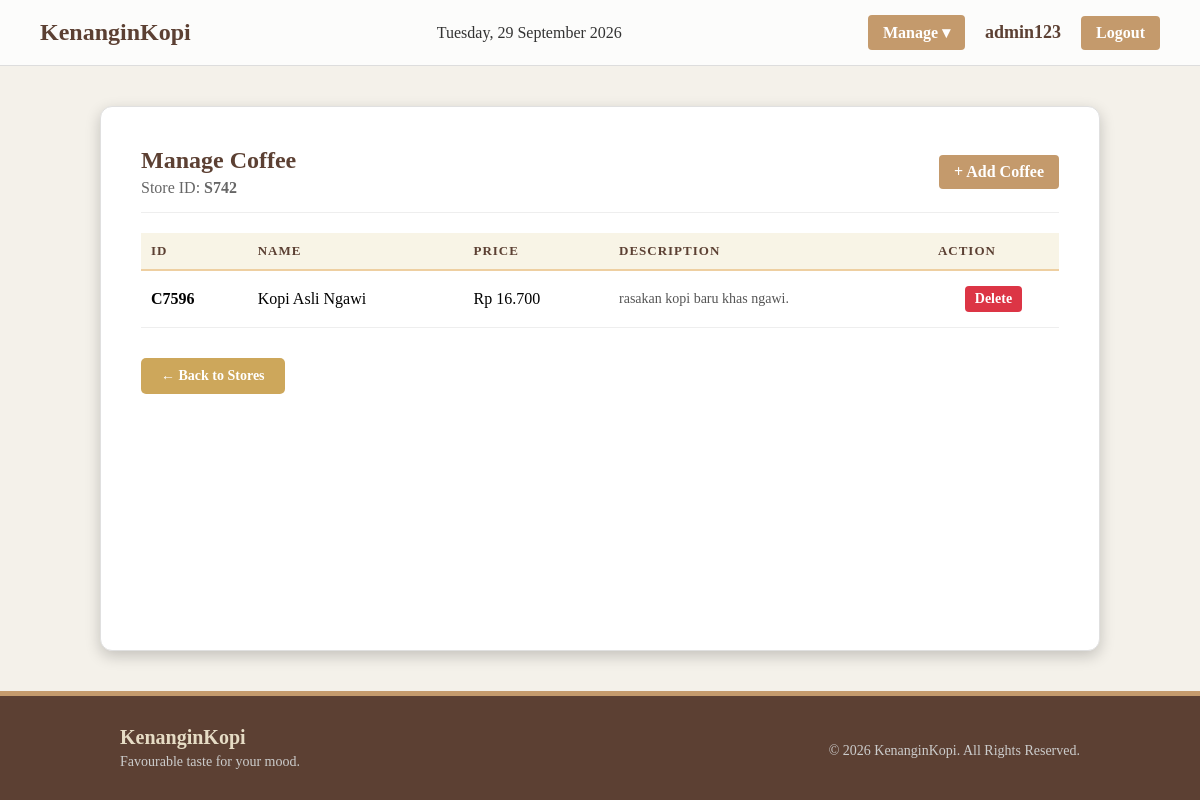
/manage_coffee.php?store_id=S742 (signed in), run on the app's committed database.
### tables this page shows
CREATE TABLE `storecoffee` (
  `StoreID` char(5) NOT NULL,
  `CoffeeID` char(5) NOT NULL,
  `Price` decimal(8,2) NOT NULL
);

CREATE TABLE `coffee` (
  `CoffeeID` char(5) NOT NULL,
  `CoffeeName` varchar(50) NOT NULL,
  `CoffeeDesc` varchar(100) NOT NULL
);

### manage_coffee.php (the view, shortened to what this page needs)
<?php
include 'connection.php';
$storeID = $_GET['store_id'];
$query = "SELECT c.*, sc.Price FROM Coffee c
          JOIN StoreCoffee sc ON c.CoffeeID = sc.CoffeeID
          WHERE sc.StoreID = '$storeID'";
$result = mysqli_query($conn, $query);
?>
<!DOCTYPE html>
<html lang="en">
<head>
    <link rel="stylesheet" href="style.css">
</head>
<body>
    <?php include 'navbar.php'; ?>
    <div class="content-wrapper">
        <div class="content-box">
            <div style="display: flex; justify-content: space-between; align-items: center; margin-bottom: 20px; border-bottom: 1px solid #eee; padding-bottom: 15px;">
                <div>
                    <h2 style="margin: 0; color: #5c4033;">Manage Coffee</h2>
                    <p style="margin: 5px 0 0 0; color: #666;">Store ID: <b><?php echo $storeID; ?></b></p>
                </div>
                <a href="add_coffee.php?store_id=<?php echo $storeID; ?>" class="btn-login" style="text-decoration: none;">+ Add Coffee</a>
            </div>
            <table class="table-cart">
                <thead>
                    <tr>
                        <th>ID</th>
                        <th>Name</th>
                        <th>Price</th>
                        <th>Description</th>
                        <th>Action</th>
                    </tr>
                </thead>
                <tbody>
                    <?php if (mysqli_num_rows($result) > 0): ?>
                        <?php while($row = mysqli_fetch_assoc($result)): ?>
                        <tr>
                            <td><b><?php echo $row['CoffeeID']; ?></b></td>
                            <td><?php echo $row['CoffeeName']; ?></td>
                            <td>Rp <?php echo number_format($row['Price'], 0, ',', '.'); ?></td>
                            <td style="font-size: 14px; color: #555;"><?php echo $row['CoffeeDesc']; ?></td>
                            <td style="text-align: center;">
                                <form method="POST" onsubmit="return confirm('Are you sure you want to delete this coffee?');">
                                    <button type="submit" name="delete_coffee" class="btn-delete">Delete</button>
                                </form>
                            </td>
                        </tr>
                        <?php endwhile; ?>
                    <?php endif; ?>
                </tbody>
            </table>
            <div style="margin-top: 30px;">
                <a href="manage_store.php" style="
                    display: inline-block;
                    padding: 10px 20px;
                    background-color: #c59940da;
                    color: white;
                    text-decoration: none;
                    border-radius: 5px;
                    font-weight: bold;
                    font-size: 14px;
                ">← Back to Stores</a>
            </div>
        </div>
    </div>
<?php include 'footer.php'; ?>
</body>
</html>

### style.css (style rules this page uses)
* { box-sizing: border-box; font-family: 'Times New Roman', serif; }
body { margin: 0; padding: 0; background-color: #f4f1ea; font-family: 'Segoe UI', Tahoma, Geneva, Verdana, sans-serif; display: flex; flex-direction: column; min-height: 100vh; background-image: url(asset/asc.jpeg); }
.content-wrapper, .auth-wrapper, .container { flex: 1; }
.content-wrapper { display: flex; justify-content: center; padding-top: 40px; padding-bottom: 40px; }
.content-box { background-color: #ffffff; width: 90%; max-width: 1000px; padding: 40px; border-radius: 12px; box-shadow: 0 5px 15px rgba(0,0,0,0.2); border: 1px solid #e0e0e0; }
.btn-login, .btn-logout, .dropbtn, .btn-detail, .btn-small, .btn-delete { background-color: #c49a6c; color: white; padding: 8px 15px; text-decoration: none; border-radius: 4px; font-weight: bold; border: none; cursor: pointer; font-size: 16px; display: inline-block; text-align: center; }
.btn-delete { background-color: #dc3545; padding: 5px 10px; font-size: 14px; }
.table-cart { width: 100%; border-collapse: collapse; margin-top: 10px; }
.table-cart th { background-color: #f8f4e6; color: #5c4033; font-weight: bold; text-transform: uppercase; font-size: 13px; letter-spacing: 1px; border: none; border-bottom: 2px solid #eecfa1; padding: 10px; text-align: left; }
.table-cart td { padding: 15px 10px; border-bottom: 1px solid #eee; vertical-align: middle; }

### data on the page
storecoffee: CoffeeID.CoffeeID "C7596", CoffeeID.CoffeeName "Kopi Asli Ngawi", Price "16.700", CoffeeID.CoffeeDesc "rasakan kopi baru khas ngawi."

### other printed values
$username "admin123"
$storeID "S742"
